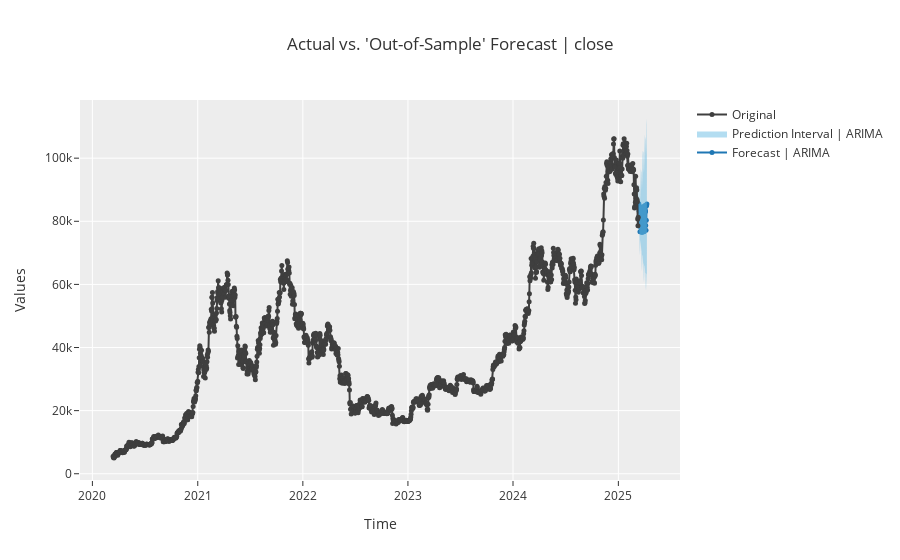

Notebook code for this chart:
### Code cell
plot_model(final_arima, plot='forecast')
